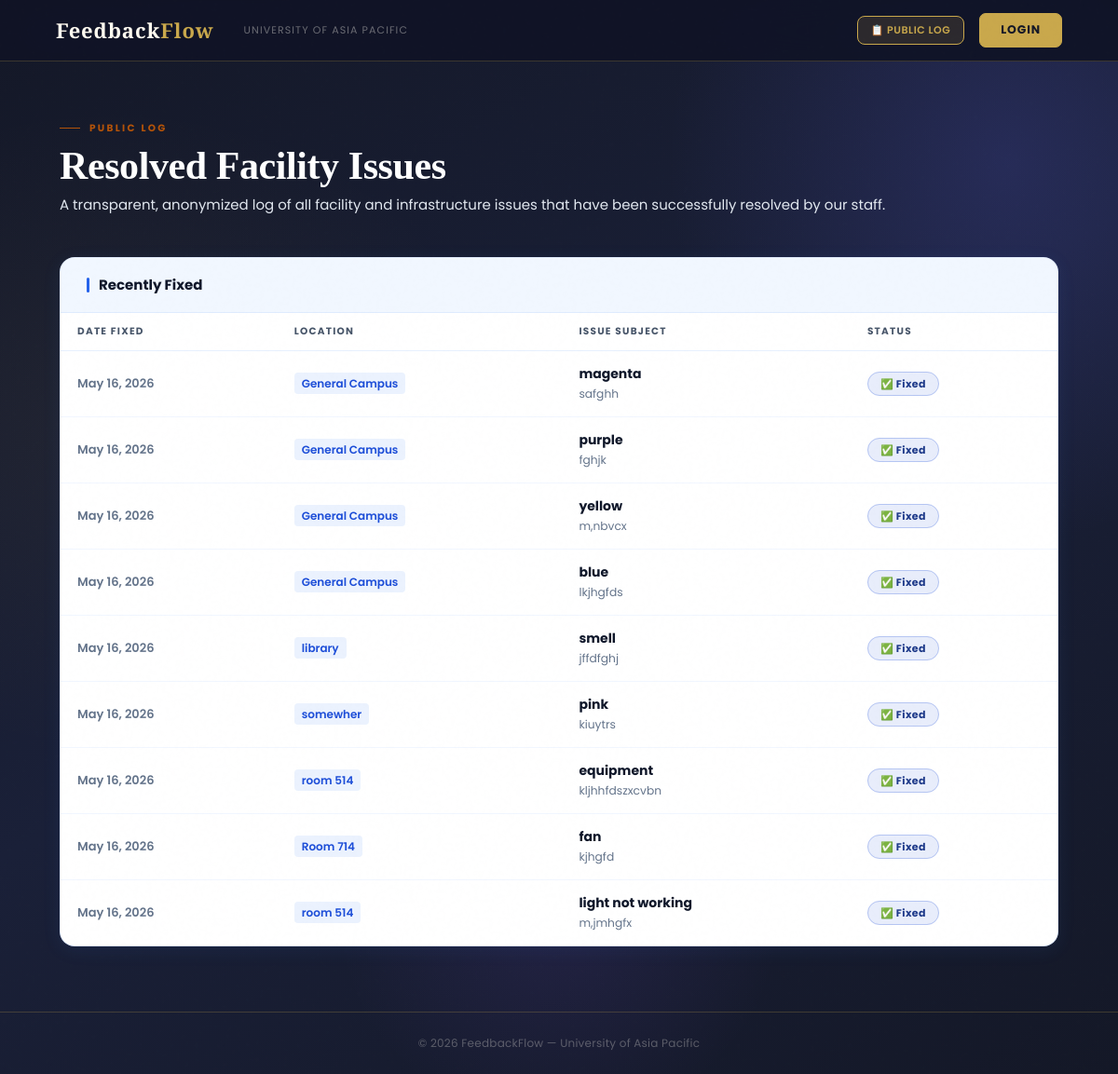
The page /complaints/public-log/ on the database its author committed.
### complaints/models.py (models this page shows, shortened)
class Complaint(models.Model):
    COMPLAINT_TYPE_CHOICES = (
        ('Faculty',  'Complaint about Faculty'),
        ('HOD',      'Complaint about HOD'),
        ('Staff',    'Complaint about Staff'),
        ('Facility', 'Facility Issue'),
        ('Advice',   'General Advice'),
        ('Opinion',  'Opinion/Suggestion'),
    )
    STATUS_CHOICES = (
        ('Pending',             'Pending Review'),
        ('Under Investigation', 'Under Investigation'),
        ('Findings Submitted',  'Findings Submitted'),
        ('Resolved',            'Resolved'),
        ('Escalated',           'Escalated to Higher Authority'),
    )
    PRIORITY_CHOICES = (
        ('Low',    'Low'),
        ('Medium', 'Medium'),
        ('High',   'High'),
        ('Urgent', 'Urgent'),
    )
    student             = models.ForeignKey(settings.AUTH_USER_MODEL, on_delete=models.CASCADE, related_name='complaints_submitted')
    complaint_type      = models.CharField(max_length=20, choices=COMPLAINT_TYPE_CHOICES)
    resolution_deadline = models.DateField(null=True, blank=True, help_text='Deadline for resolving this complaint')
    subject             = models.CharField(max_length=200)
    description         = models.TextField()
    faculty_concerned   = models.ForeignKey(
        settings.AUTH_USER_MODEL, on_delete=models.SET_NULL,
        null=True, blank=True, related_name='complaints_against',
        limit_choices_to={'role__in': ['Faculty', 'HOD', 'Staff']}
    )
    location          = models.CharField(max_length=200, blank=True, null=True)
    status            = models.CharField(max_length=30, choices=STATUS_CHOICES, default='Pending')
    priority          = models.CharField(max_length=10, choices=PRIORITY_CHOICES, default='Medium')
    assigned_to       = models.ForeignKey(settings.AUTH_USER_MODEL, on_delete=models.SET_NULL, null=True, blank=True, related_name='complaints_assigned')
    is_anonymous      = models.BooleanField(default=False)
    final_action_note = models.TextField(blank=True, null=True)
    submitted_at      = models.DateTimeField(auto_now_add=True)
    updated_at        = models.DateTimeField(auto_now=True)
    resolved_at       = models.DateTimeField(null=True, blank=True)
    tracking_id       = models.CharField(max_length=20, unique=True, editable=False)
    class Meta:
        ordering        = ['-submitted_at']
        verbose_name    = 'Complaint'
        verbose_name_plural = 'Complaints'

### complaints/views.py (the view)
# urls.py: path('public-log/', views.public_log, name='public_log'),
def public_log(request):
    type_filter = request.GET.get('type', '')
    complaints  = Complaint.objects.filter(status='Resolved').order_by('-resolved_at')
    if type_filter:
        complaints = complaints.filter(complaint_type=type_filter)
    complaints = complaints[:50]
    all_resolved = Complaint.objects.filter(status='Resolved')
    type_counts  = {
        'all':      all_resolved.count(),
        'Faculty':  all_resolved.filter(complaint_type='Faculty').count(),
        'HOD':      all_resolved.filter(complaint_type='HOD').count(),
        'Staff':    all_resolved.filter(complaint_type='Staff').count(),
        'Facility': all_resolved.filter(complaint_type='Facility').count(),
        'Advice':   all_resolved.filter(complaint_type='Advice').count(),
        'Opinion':  all_resolved.filter(complaint_type='Opinion').count(),
    }
    context = {
        'complaints':  complaints,
        'type_filter': type_filter,
        'type_counts': type_counts,
        'page_title':  'Public Resolved Issues Log'
    }
    return render(request, 'complaints/public_log.html', context)

### users/context_processors.py (called while the page is built, shortened)
def notifications_count(request):
    return {'unread_notifications_count': 0, 'active_announcements': []}

### complaints/templates/complaints/public_log.html (shortened to what this page needs)
{% extends 'users/dashboard_base.html' %}
{% block dash_content %}
<div class="container-fluid">
    <div class="page-header">
        <span class="page-eyebrow">Public Log</span>
        <h1 class="page-title" style="color: #ffffff !important;">Resolved Facility Issues</h1>
        <p class="page-sub" style="color: #e2e8f0 !important; font-size: 15px;">A transparent, anonymized log of all
            facility and infrastructure issues that have been successfully resolved by our staff.</p>
    </div>
    <div class="content-card">
        <div class="card-header-bar">
            <div class="card-header-title">Recently Fixed</div>
        </div>
        {% if complaints %}
        <div class="table-responsive">
            <table class="dtable">
                <thead>
                    <tr>
                        <th>Date Fixed</th>
                        <th>Location</th>
                        <th>Issue Subject</th>
                        <th>Status</th>
                    </tr>
                </thead>
                <tbody>
                    {% for complaint in complaints %}
                    <tr>
                        <td style="color:#64748b; font-weight:600; font-size:13px;">{{ complaint.resolved_at|date:"M d, Y" }}</td>
                        <td><span
                                style="background:rgba(59,130,246,.1); color:#1d4ed8; padding:3px 8px; border-radius:4px; font-size:12px; font-weight:600;">{{ complaint.location|default:"General Campus" }}</span></td>
                        <td>
                            <strong>{{ complaint.subject }}</strong><br>
                            <small style="color:#64748b;">{{ complaint.description|truncatewords:15 }}</small>
                        </td>
                        <td><span class="badge-resolved">✅ Fixed</span></td>
                    </tr>
                    {% endfor %}
                </tbody>
            </table>
        </div>
        {% else %}
        <div class="empty-state">
            <div class="empty-icon">✅</div>
            <h4 class="empty-title">No resolved issues yet</h4>
            <p class="empty-desc">When facility issues are resolved, they will appear here publicly without names.</p>
        </div>
        {% endif %}
    </div>
</div>
{% endblock %}

### rows shown on the page
Complaint: resolved_at "May 16, 2026", location "General Campus", subject "magenta", description "safghh"
Complaint: resolved_at "May 16, 2026", location "General Campus", subject "purple", description "fghjk"
Complaint: resolved_at "May 16, 2026", location "General Campus", subject "yellow", description "m,nbvcx"
Complaint: resolved_at "May 16, 2026", location "General Campus", subject "blue", description "lkjhgfds"
Complaint: resolved_at "May 16, 2026", location "library", subject "smell", description "jffdfghj"
Complaint: resolved_at "May 16, 2026", location "somewher", subject "pink", description "kiuytrs"
Complaint: resolved_at "May 16, 2026", location "room 514", subject "equipment", description "kljhhfdszxcvbn"
Complaint: resolved_at "May 16, 2026", location "Room 714", subject "fan", description "kjhgfd"
Complaint: resolved_at "May 16, 2026", location "room 514", subject "light not working", description "m,jmhgfx"
